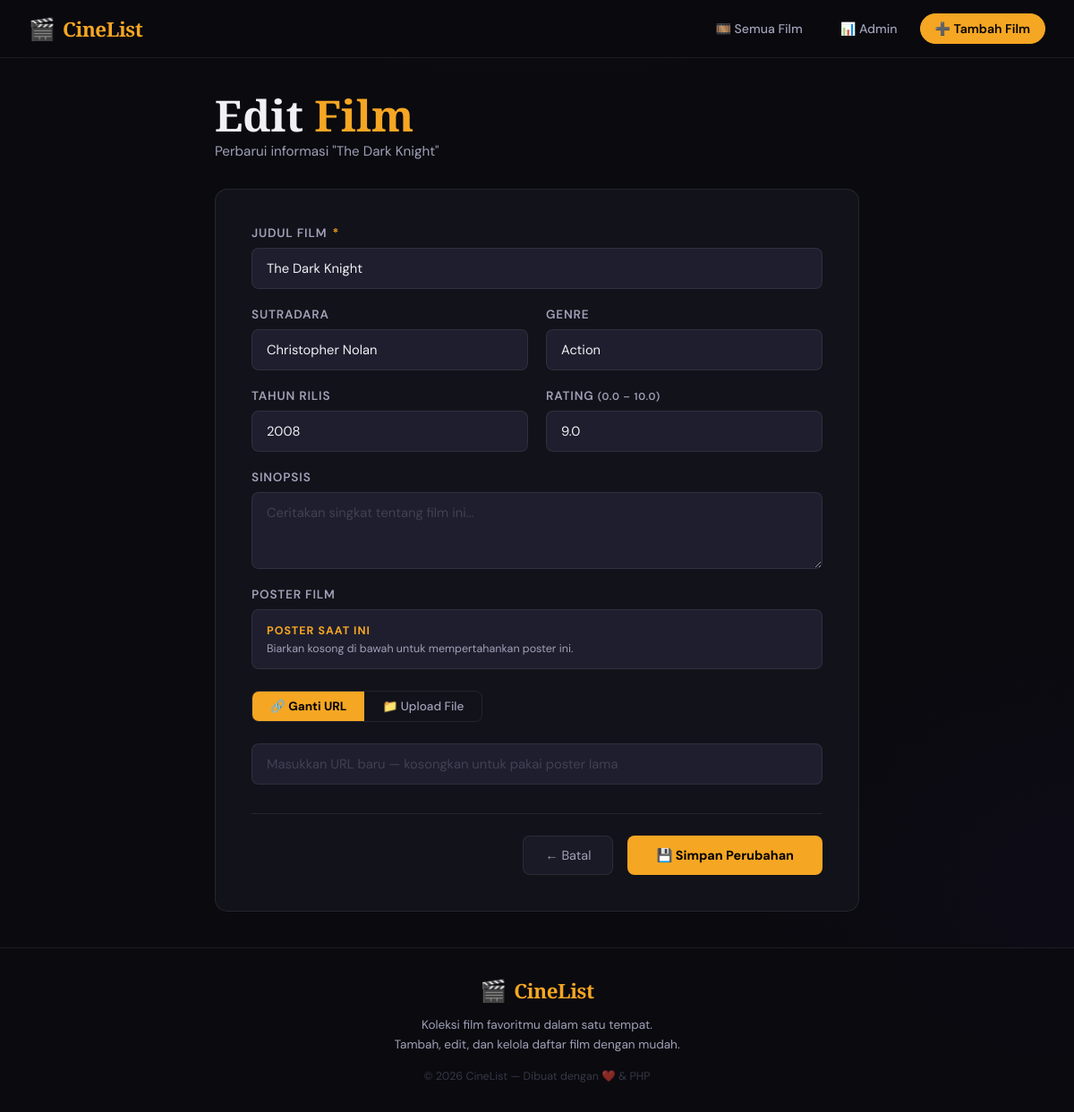
Page /edit.php?id=2 on the committed database.
### tables this page shows
CREATE TABLE `movies` (
  `id` int NOT NULL,
  `title` varchar(255) NOT NULL,
  `director` varchar(255) DEFAULT NULL,
  `genre` varchar(100) DEFAULT NULL,
  `year` year DEFAULT NULL,
  `rating` decimal(3,1) DEFAULT NULL,
  `synopsis` text,
  `poster` text,
  `created_at` timestamp NULL DEFAULT CURRENT_TIMESTAMP
);

### edit.php (the view, shortened to what this page needs)
<?php
require_once 'config/db.php';
$id = intval($_GET['id'] ?? 0);
$stmt = $pdo->prepare("SELECT * FROM movies WHERE id = :id");
$stmt->execute([':id' => $id]);
$movie = $stmt->fetch();
$currentPoster = $movie['poster'];
?>
<!DOCTYPE html>
<html lang="id">
<head>
    <link rel="stylesheet" href="assets/style.css">
</head>
<body>
<?php include 'includes/navbar.php'; ?>
<main>
    <div class="form-page">
        <div class="page-header">
            <div>
                <h1 class="page-title">Edit <span>Film</span></h1>
                <p class="page-subtitle">Perbarui informasi "<?= htmlspecialchars($movie['title']) ?>"</p>
            </div>
        </div>
        <div class="form-card">
            <form method="POST" enctype="multipart/form-data">
                <div class="form-grid">
                    <div class="form-group full-width">
                        <label class="form-label">Judul Film <span class="required">*</span></label>
                        <input type="text" name="title" class="form-control" required value="<?= htmlspecialchars($movie['title']) ?>">
                    </div>
                    <div class="form-group">
                        <label class="form-label">Sutradara</label>
                        <input type="text" name="director" class="form-control" placeholder="Contoh: Christopher Nolan" value="<?= htmlspecialchars($movie['director'] ?? '') ?>">
                    </div>
                    <div class="form-group">
                        <label class="form-label">Genre</label>
                        <input type="text" name="genre" class="form-control" placeholder="Contoh: Sci-Fi, Action" value="<?= htmlspecialchars($movie['genre'] ?? '') ?>" list="genre-list">
                    </div>
                    <div class="form-group">
                        <label class="form-label">Tahun Rilis</label>
                        <input type="number" name="year" class="form-control" placeholder="Contoh: 2024" min="1888" max="2099" value="<?= htmlspecialchars($movie['year'] ?? '') ?>">
                    </div>
                    <div class="form-group">
                        <label class="form-label">Rating <small style="color:var(--text-secondary);text-transform:none">(0.0 – 10.0)</small></label>
                        <input type="number" name="rating" class="form-control" placeholder="Contoh: 8.5" min="0" max="10" step="0.1" value="<?= htmlspecialchars($movie['rating'] ?? '') ?>">
                    </div>
                    <div class="form-group full-width">
                        <label class="form-label">Sinopsis</label>
                        <textarea name="synopsis" class="form-control" rows="3" placeholder="Ceritakan singkat tentang film ini..."><?= htmlspecialchars($movie['synopsis'] ?? '') ?></textarea>
                    </div>
                    <div class="form-group poster-section">
                        <label class="form-label">Poster Film</label>
                        <?php if (!empty($currentPoster)): ?>
                        <div class="current-poster-box">
                            <div>
                                <div style="font-size:0.78rem;font-weight:700;color:var(--accent);margin-bottom:0.25rem;text-transform:uppercase;letter-spacing:0.08em;">Poster Saat Ini</div>
                                <div style="font-size:0.78rem;color:var(--text-secondary);">Biarkan kosong di bawah untuk mempertahankan poster ini.</div>
                            </div>
                        </div>
                        <?php endif; ?>
                        <div class="poster-tabs" style="margin-top:0.75rem;">
                            <button type="button" class="poster-tab active" id="tabUrl"  onclick="switchPosterTab('url',  this)">🔗 Ganti URL</button>
                            <button type="button" class="poster-tab"        id="tabFile" onclick="switchPosterTab('file', this)">📁 Upload File</button>
                        </div>
                        <div class="poster-panel active" id="panelUrl">
                            <input type="url" name="poster_url" id="posterUrlInput" class="form-control"
                                placeholder="Masukkan URL baru — kosongkan untuk pakai poster lama"
                                oninput="previewUrl(this.value)">
                        </div>
                    </div>
                </div>
                <div class="form-actions">
                    <a href="index.php" class="btn-cancel">← Batal</a>
                    <button type="submit" class="btn-submit">💾 Simpan Perubahan</button>
                </div>
            </form>
        </div>
    </div>
</main>
<?php include 'includes/footer.php'; ?>
</body>
</html>

### assets/style.css (style rules this page uses)
:root { --bg-deep: #0a0a0f; --bg-card: #12121a; --bg-card2: #1a1a26; --bg-input: #1e1e2e; --border: rgba(255,255,255,0.08); --border-hover: rgba(255,165,50,0.4); --accent: #f5a623; --accent-dim: rgba(245,166,35,0.15); --accent-glow: rgba(245,166,35,0.3); --red: #ff4757; --red-dim: rgba(255,71,87,0.15); --green: #2ed573; --text-primary: #f0f0f5; --text-secondary:#a0a0b8; --text-muted: #6060788; --shadow-card: 0 8px 32px rgba(0,0,0,0.5); --shadow-accent: 0 0 24px rgba(245,166,35,0.2); --radius: 14px; --radius-sm: 8px; --transition: 0.25s cubic-bezier(0.4,0,0.2,1); }
*, *::before, *::after { box-sizing: border-box; margin: 0; padding: 0; }
html { scroll-behavior: smooth; }
body { font-family: 'DM Sans', sans-serif; background: var(--bg-deep); color: var(--text-primary); min-height: 100vh; display: flex; flex-direction: column; background-image: radial-gradient(ellipse 80% 50% at 50% -20%, rgba(245,166,35,0.06) 0%, transparent 60%), radial-gradient(ellipse 50% 40% at 100% 80%, rgba(100,50,200,0.04) 0%, transparent 60%); }
main { flex: 1; max-width: 1280px; margin: 0 auto; width: 100%; padding: 2.5rem 2rem; }
.page-header { margin-bottom: 2.5rem; display: flex; align-items: flex-end; justify-content: space-between; flex-wrap: wrap; gap: 1rem; }
.page-title { font-family: 'Playfair Display', serif; font-size: clamp(2rem, 5vw, 3rem); font-weight: 900; line-height: 1; color: var(--text-primary); }
.page-title span { color: var(--accent); }
.page-subtitle { color: var(--text-secondary); font-size: 0.95rem; margin-top: 0.4rem; }
.form-page { max-width: 720px; margin: 0 auto; }
.form-page .page-header { margin-bottom: 2rem; }
.form-card { background: var(--bg-card); border: 1px solid var(--border); border-radius: var(--radius); padding: 2.5rem; }
.form-grid { display: grid; grid-template-columns: 1fr 1fr; gap: 1.25rem; }
.form-group { display: flex; flex-direction: column; gap: 0.5rem; }
.form-group.full-width { grid-column: 1/-1; }
.form-label { font-size: 0.85rem; font-weight: 600; color: var(--text-secondary); text-transform: uppercase; letter-spacing: 0.06em; }
.form-label .required { color: var(--accent); margin-left: 2px; }
.form-control { padding: 0.75rem 1rem; background: var(--bg-input); border: 1px solid var(--border); border-radius: var(--radius-sm); color: var(--text-primary); font-size: 0.92rem; font-family: inherit; outline: none; transition: var(--transition); width: 100%; }
.form-control::placeholder { color: #60607888; }
textarea.form-control { resize: vertical; min-height: 80px; }
.poster-section { grid-column: 1/-1; }
.poster-tabs { display: flex; gap: 0; border: 1px solid var(--border); border-radius: var(--radius-sm); overflow: hidden; margin-bottom: 1rem; width: fit-content; }
.poster-tab { padding: 0.5rem 1.25rem; background: transparent; border: none; color: var(--text-secondary); font-family: inherit; font-size: 0.85rem; font-weight: 500; cursor: pointer; transition: var(--transition); }
.poster-tab.active { background: var(--accent); color: #000; font-weight: 700; }
.poster-panel { display: none; }
.poster-panel.active { display: block; }
.form-actions { display: flex; gap: 1rem; justify-content: flex-end; margin-top: 2rem; padding-top: 1.5rem; border-top: 1px solid var(--border); }
.btn-cancel { padding: 0.75rem 1.5rem; background: var(--bg-card2); color: var(--text-secondary); border: 1px solid var(--border); border-radius: var(--radius-sm); font-family: inherit; font-size: 0.9rem; cursor: pointer; text-decoration: none; transition: var(--transition); display: inline-flex; align-items: center; }
.btn-submit { padding: 0.75rem 2rem; background: var(--accent); color: #000; border: none; border-radius: var(--radius-sm); font-family: inherit; font-size: 0.9rem; font-weight: 700; cursor: pointer; transition: var(--transition); display: inline-flex; align-items: center; gap: 0.5rem; }
.current-poster-box { display: flex; align-items: center; gap: 1rem; padding: 0.9rem 1rem; background: var(--bg-input); border: 1px solid var(--border); border-radius: var(--radius-sm); margin-bottom: 0.25rem; }

### rows in the picture
movies: title "The Dark Knight", director "Christopher Nolan", genre "Action", year "2008", rating "9.0"
